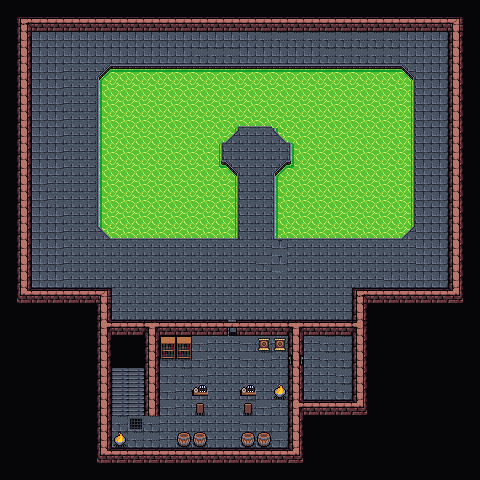

This is a level from a 2D game, rendered from its Tiled map with the project's own tilesets. A one-line summary and the map file follow, with tile-layer data summarised:
An orthogonal 30x30 tile map with 16x16 px tiles, 3 tile layers (Collision, Background, Foreground), 3 tilesets and 9 objects.

<map version="1.10" tiledversion="1.10.1" orientation="orthogonal" renderorder="right-down" width="30" height="30" tilewidth="16" tileheight="16" infinite="0" nextlayerid="19" nextobjectid="189">
 <editorsettings>
  <export format="tmx" />
 </editorsettings>
 <tileset firstgid="1" source="../tileset/main.tsx" />
 <tileset firstgid="10113" source="../tileset/buildings.tsx" />
 <tileset firstgid="11905" source="../tileset/main-nocollide.tsx" />
 <layer id="17" name="Collision" width="30" height="30">
  <data>[900 cells, 186 non-empty, 8 distinct tile ids]</data>
 </layer>
 <layer id="13" name="Background" width="30" height="30">
  <data>[900 cells, 474 non-empty, 31 distinct tile ids]</data>
 </layer>
 <layer id="18" name="Foreground" width="30" height="30">
  <properties>
   <property name="spriteLayer" type="bool" value="true" />
  </properties>
  <data>[900 cells, 580 non-empty, 43 distinct tile ids]</data>
 </layer>
 <objectgroup id="12" name="Objects" opacity="0.9">
  <object id="140" template="../obj/treasure.tx" x="308.807" y="387.623">
   <properties>
    <property name="reward">[{
  "type": "randomCard",
  "count": 1,
  "rarity": [ "rare", "mythic rare" ],
  "colors": [ "colorID" ]
},{
  "type": "randomCard",
  "count": 4,
  "rarity": [ "uncommon" ],
  "addMaxCount": 2
}]</property>
    <property name="spawn.Hard" type="bool" value="false" />
   </properties>
  </object>
  <object id="166" template="../obj/manashards.tx" x="328.662" y="387.554" />
  <object id="167" template="../obj/booster.tx" x="302.266" y="347.927">
   <properties>
    <property name="reward">[
  {
    "editions": [ "HBG" ],
    "type": "card",
    "count": 10,
    "rarity": [ "Common" ]
  },
  {
    "editions": [ "HBG" ],
    "type": "card",
    "count": 3,
    "rarity": [ "Uncommon" ]
  },
  {
    "editions": [ "HBG" ],
    "type": "card",
    "count": 3,
    "rarity": [ "Rare", "Mythic Rare" ]
  }
]
</property>
   </properties>
  </object>
  <object id="168" template="../obj/gate.tx" gid="3221229597" x="283.85" y="353.055" width="15.9995" height="20.7576" rotation="90.4687" visible="1">
   <properties>
    <property name="dialog">[{
    "text":"This door is locked",
    "options":[
    { "name":"go away" },
    {      
        "name":"unlock with Grolnoks Key",     
        "condition":[{"item":"Grolnoks Key"}],    
        "text":"The gate is unlocked",
        "options":[{"name":"continue", "action":[ {"deleteMapObject":-1},{"removeItem":"Grolnoks Key"}]} ]
    }
    ]
}]</property>
   </properties>
  </object>
  <object id="170" template="../obj/door_down.tx" x="115.686" y="405.017" width="20.0022" height="20.8327" rotation="0.284412">
   <properties>
    <property name="direction" value="left" />
    <property name="teleport" value="../common/maps/map/grolnok.tmx" />
   </properties>
  </object>
  <object id="177" template="../obj/booster.tx" x="326.782" y="347.092">
   <properties>
    <property name="reward">[
  {
    "editions": [ "AFR" ],
    "type": "card",
    "count": 10,
    "rarity": [ "Common" ]
  },
  {
    "editions": [ "AFR" ],
    "type": "card",
    "count": 3,
    "rarity": [ "Uncommon" ]
  },
  {
    "editions": [ "AFR" ],
    "type": "card",
    "count": 3,
    "rarity": [ "Rare", "Mythic Rare" ]
  }
]
</property>
   </properties>
  </object>
  <object id="181" template="../obj/enemy.tx" x="221.421" y="353.28" width="16" height="17.6724">
   <properties>
    <property name="enemy" value="Wild Rat" />
    <property name="threatRange" type="int" value="20" />
   </properties>
  </object>
  <object id="182" template="../obj/enemy.tx" x="247.038" y="149.581" width="16" height="17.6724">
   <properties>
    <property name="effect">{ "startBattleWithCardInCommandZone": [ "Grolnok's Boss Effect"]
}</property>
    <property name="enemy" value="Grolnok" />
    <property name="reward">[
  {
    "type": "item",
    "probability": 1,
    "count": 1,
    "itemName": "Grolnoks Key"
  }
]
</property>
    <property name="threatRange" type="int" value="60" />
   </properties>
  </object>
  <object id="183" template="../obj/gate.tx" gid="3221229597" x="221.022" y="337.886" width="15.7579" height="22.3749" rotation="0">
   <properties>
    <property name="dialog">[{
    "text":"This door is locked",
    "options":[
    { "name":"go away" },
    {      
        "name":"unlock with Rusty Old Key",     
        "condition":[{"item":"Rusty Old Key"}],    
        "text":"The gate is unlocked",
        "options":[{"name":"continue", "action":[ {"deleteMapObject":-1},{"removeItem":"Rusty Old Key"}]} ]
    }
    ]
}]</property>
   </properties>
  </object>
 </objectgroup>
</map>
